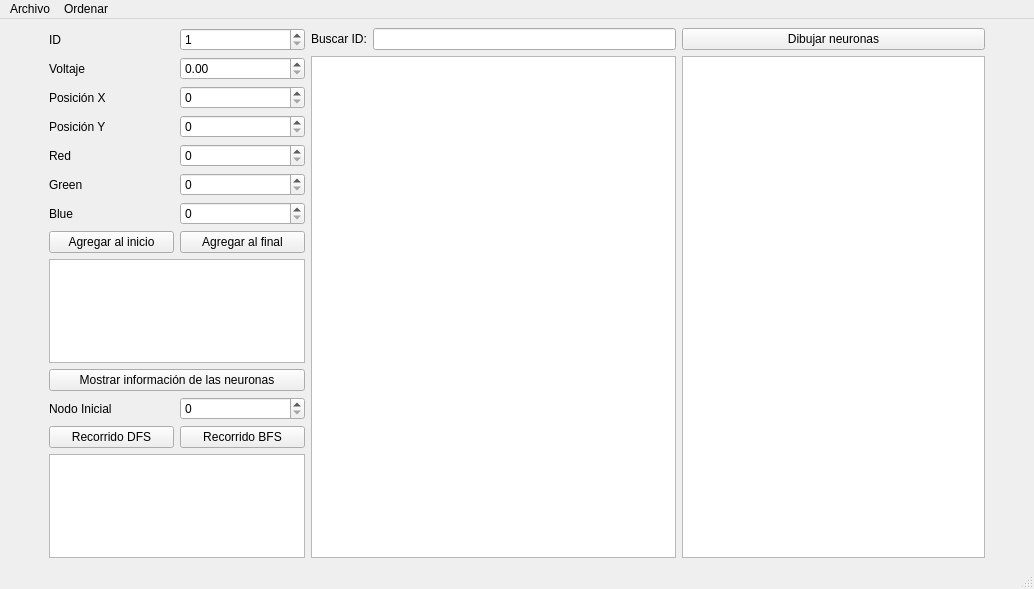
<?xml version="1.0" encoding="UTF-8"?>
<ui version="4.0">
 <class>MainWindow</class>
 <widget class="QMainWindow" name="MainWindow">
  <property name="geometry">
   <rect>
    <x>0</x>
    <y>0</y>
    <width>1034</width>
    <height>589</height>
   </rect>
  </property>
  <property name="windowTitle">
   <string>MainWindow</string>
  </property>
  <widget class="QWidget" name="centralwidget">
   <layout class="QHBoxLayout" name="horizontalLayout">
    <item>
     <spacer name="horizontalSpacer">
      <property name="orientation">
       <enum>Qt::Horizontal</enum>
      </property>
      <property name="sizeType">
       <enum>QSizePolicy::Preferred</enum>
      </property>
      <property name="sizeHint" stdset="0">
       <size>
        <width>40</width>
        <height>20</height>
       </size>
      </property>
     </spacer>
    </item>
    <item>
     <layout class="QGridLayout" name="gridLayout">
      <item row="3" column="1">
       <widget class="QSpinBox" name="posicionY_spinBox">
        <property name="maximum">
         <number>1000</number>
        </property>
       </widget>
      </item>
      <item row="8" column="0" colspan="2">
       <widget class="QTextEdit" name="output"/>
      </item>
      <item row="1" column="0">
       <widget class="QLabel" name="label_2">
        <property name="text">
         <string>Voltaje</string>
        </property>
       </widget>
      </item>
      <item row="10" column="0" colspan="2">
       <widget class="QPushButton" name="show_neurons">
        <property name="text">
         <string>Mostrar información de las neuronas</string>
        </property>
       </widget>
      </item>
      <item row="0" column="0">
       <widget class="QLabel" name="label">
        <property name="text">
         <string>ID</string>
        </property>
        <property name="alignment">
         <set>Qt::AlignLeading|Qt::AlignLeft|Qt::AlignVCenter</set>
        </property>
       </widget>
      </item>
      <item row="3" column="0">
       <widget class="QLabel" name="label_4">
        <property name="text">
         <string>Posición Y</string>
        </property>
       </widget>
      </item>
      <item row="5" column="1">
       <widget class="QSpinBox" name="green_spinBox">
        <property name="maximum">
         <number>255</number>
        </property>
       </widget>
      </item>
      <item row="6" column="0">
       <widget class="QLabel" name="label_7">
        <property name="text">
         <string>Blue</string>
        </property>
       </widget>
      </item>
      <item row="2" column="0">
       <widget class="QLabel" name="label_3">
        <property name="text">
         <string>Posición X</string>
        </property>
       </widget>
      </item>
      <item row="1" column="1">
       <widget class="QDoubleSpinBox" name="voltaje_spinBox">
        <property name="maximum">
         <double>1000.000000000000000</double>
        </property>
       </widget>
      </item>
      <item row="6" column="1">
       <widget class="QSpinBox" name="blue_spinBox">
        <property name="maximum">
         <number>255</number>
        </property>
       </widget>
      </item>
      <item row="7" column="1">
       <widget class="QPushButton" name="submit_end">
        <property name="text">
         <string>Agregar al final</string>
        </property>
       </widget>
      </item>
      <item row="7" column="0">
       <widget class="QPushButton" name="submit_start">
        <property name="text">
         <string>Agregar al inicio</string>
        </property>
       </widget>
      </item>
      <item row="2" column="1">
       <widget class="QSpinBox" name="posicionX_spinBox">
        <property name="maximum">
         <number>1000</number>
        </property>
       </widget>
      </item>
      <item row="5" column="0">
       <widget class="QLabel" name="label_6">
        <property name="text">
         <string>Green</string>
        </property>
       </widget>
      </item>
      <item row="0" column="1">
       <widget class="QSpinBox" name="id_spinBox">
        <property name="minimum">
         <number>1</number>
        </property>
        <property name="maximum">
         <number>999</number>
        </property>
       </widget>
      </item>
      <item row="4" column="0">
       <widget class="QLabel" name="label_5">
        <property name="text">
         <string>Red</string>
        </property>
       </widget>
      </item>
      <item row="4" column="1">
       <widget class="QSpinBox" name="red_spinBox">
        <property name="maximum">
         <number>255</number>
        </property>
       </widget>
      </item>
      <!-- New widgets for graph traversal -->
      <item row="11" column="0">
       <widget class="QLabel" name="label_startNode">
        <property name="text">
         <string>Nodo Inicial</string>
        </property>
       </widget>
      </item>
      <item row="11" column="1">
       <widget class="QSpinBox" name="startNodeSpinBox">
        <property name="minimum">
         <number>0</number>
        </property>
       </widget>
      </item>
      <item row="12" column="0">
       <widget class="QPushButton" name="dfsButton">
        <property name="text">
         <string>Recorrido DFS</string>
        </property>
       </widget>
      </item>
      <item row="12" column="1">
       <widget class="QPushButton" name="bfsButton">
        <property name="text">
         <string>Recorrido BFS</string>
        </property>
       </widget>
      </item>
      <item row="13" column="0" colspan="2">
       <widget class="QTextEdit" name="resultTextEdit"/>
      </item>
     </layout>
    </item>
    <item>
     <layout class="QGridLayout" name="gridLayout_2">
      <item row="0" column="2">
       <widget class="QPushButton" name="pushButton">
        <property name="text">
         <string>Dibujar neuronas</string>
        </property>
       </widget>
      </item>
      <item row="0" column="1">
       <widget class="QLineEdit" name="id_search"/>
      </item>
      <item row="2" column="0" colspan="2">
       <widget class="QTableWidget" name="tablaNeuronas"/>
      </item>
      <item row="2" column="2">
       <widget class="QGraphicsView" name="lienzo"/>
      </item>
      <item row="0" column="0">
       <widget class="QLabel" name="label_8">
        <property name="text">
         <string>Buscar ID:</string>
        </property>
       </widget>
      </item>
     </layout>
    </item>
    <item>
     <spacer name="horizontalSpacer_2">
      <property name="orientation">
       <enum>Qt::Horizontal</enum>
      </property>
      <property name="sizeType">
       <enum>QSizePolicy::Preferred</enum>
      </property>
      <property name="sizeHint" stdset="0">
       <size>
        <width>40</width>
        <height>20</height>
       </size>
      </property>
     </spacer>
    </item>
   </layout>
  </widget>
  <widget class="QMenuBar" name="menubar">
   <property name="geometry">
    <rect>
     <x>0</x>
     <y>0</y>
     <width>1034</width>
     <height>36</height>
    </rect>
   </property>
   <widget class="QMenu" name="menuArchivo">
    <property name="title">
     <string>Archivo</string>
    </property>
    <addaction name="actionAbrir"/>
    <addaction name="actionGuardar"/>
   </widget>
   <widget class="QMenu" name="menuOrdenar">
    <property name="title">
     <string>Ordenar</string>
    </property>
    <addaction name="actionPor_id"/>
    <addaction name="actionPor_voltaje"/>
   </widget>
   <addaction name="menuArchivo"/>
   <addaction name="menuOrdenar"/>
  </widget>
  <widget class="QStatusBar" name="statusbar"/>
  <action name="actionAbrir">
   <property name="text">
    <string>Abrir</string>
   </property>
  </action>
  <action name="actionGuardar">
   <property name="text">
    <string>Guardar</string>
   </property>
  </action>
  <action name="actionPor_id">
   <property name="text">
    <string>Por id</string>
   </property>
  </action>
  <action name="actionPor_voltaje">
   <property name="text">
    <string>Por voltaje</string>
   </property>
  </action>
 </widget>
 <tabstops>
  <tabstop>id_spinBox</tabstop>
  <tabstop>voltaje_spinBox</tabstop>
  <tabstop>posicionX_spinBox</tabstop>
  <tabstop>posicionY_spinBox</tabstop>
  <tabstop>red_spinBox</tabstop>
  <tabstop>green_spinBox</tabstop>
  <tabstop>blue_spinBox</tabstop>
  <tabstop>submit_start</tabstop>
  <tabstop>submit_end</tabstop>
  <tabstop>output</tabstop>
  <tabstop>show_neurons</tabstop>
  <tabstop>startNodeSpinBox</tabstop>
  <tabstop>dfsButton</tabstop>
  <tabstop>bfsButton</tabstop>
  <tabstop>resultTextEdit</tabstop>
 </tabstops>
 <resources/>
 <connections/>
</ui>
